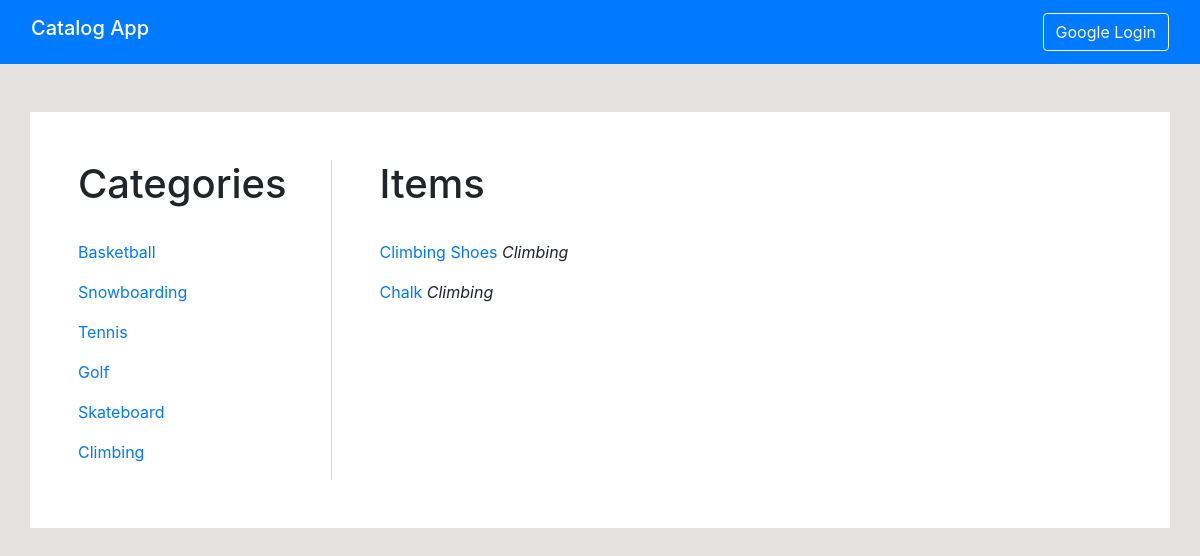
The page /catalog/10/items/ on the database as committed earlier.
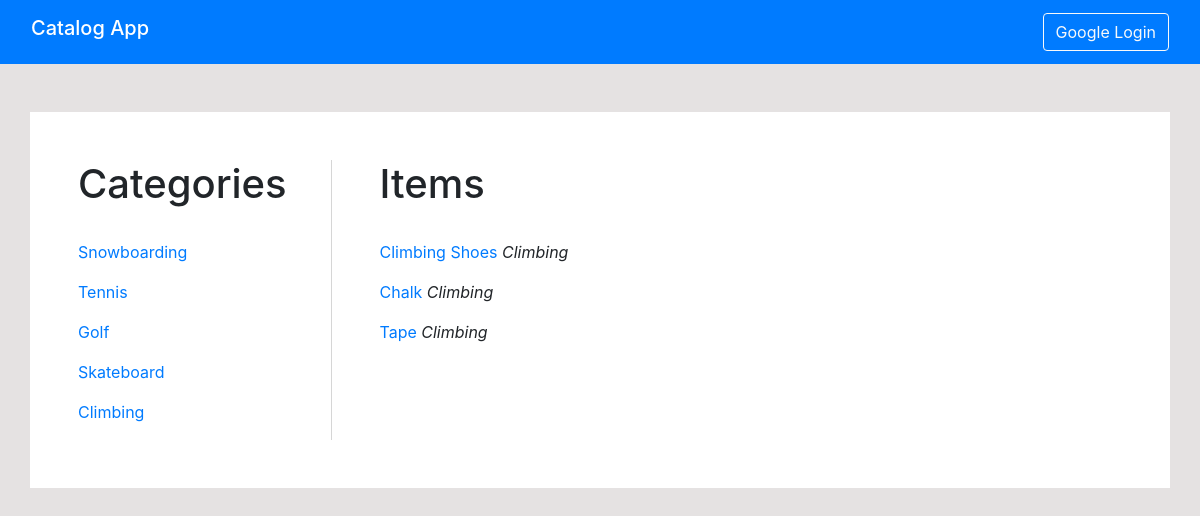
The same page on the database as committed later.
### app/models.py (models this page shows, shortened)
class Category(db.Model):
    id = db.Column(db.Integer, primary_key=True)
    title = db.Column(db.String(64), index=True, unique=True)
    items = db.relationship('Item', backref='category', lazy='dynamic')

class Item(db.Model):
    id = db.Column(db.Integer, primary_key=True)
    title = db.Column(db.String(64), index=True, unique=True)
    description = db.Column(db.String(140))
    category_id = db.Column(db.Integer(), db.ForeignKey('category.id'))

### app/routes.py (the view)
@app.route('/catalog/<category_id>/items/')
def category(category_id):
    categories = Category.query.all()
    category = Category.query.get(category_id)
    items = Item.query.filter_by(category=category)
    return render_template('category.html', title='Catalog App',
                           categories=categories, items=items)

### app/templates/category.html
{% extends "base.html" %}
{% block content %}
        <div class="row">
            <div class="col-md-3" style="border-right: 1px solid #D6D6D6;">
                <h1>Categories</h1>
                <br>
                {% for category in categories %}
                <div>
                    <p>
                        <a href="{{url_for('category', category_id = category.id)}}">
                            {{category.title}}
                        </a>
                    </p>
                </div>
                {% endfor %}
            </div>
            <div class="col-md-9  pl-5">
                <h1>Items</h1>
                <br>
                {% for item in items %}
                <div>
                    <p>
                        <a href="{{ url_for('item', category_id = item.category.id, item_id = item.id)}}">
                            {{item.title}}
                        </a>
                        <span class="font-italic">
                        {{item.category.title}}
                        </span>
                    </p>
                </div>
                {% endfor %}
            </div>
        </div>
{% endblock %}

Rows that differ between the two databases and show on the page:
removed Category: title "Basketball"
added Item: title "Tape", category "Climbing"
